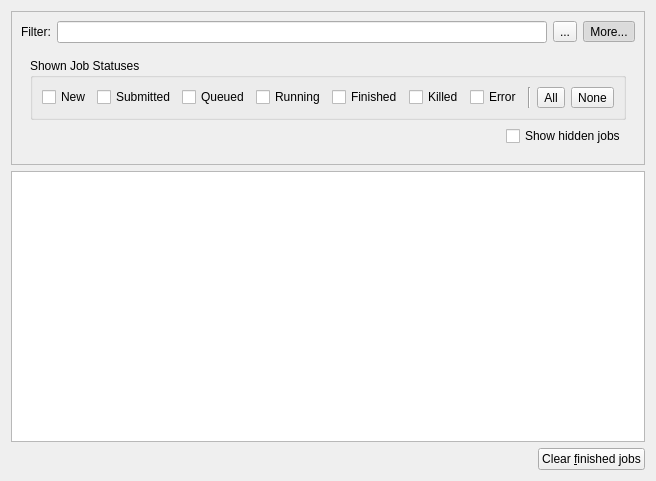
<?xml version="1.0" encoding="UTF-8"?>
<ui version="4.0">
 <class>JobTableWidget</class>
 <widget class="QWidget" name="JobTableWidget">
  <property name="geometry">
   <rect>
    <x>0</x>
    <y>0</y>
    <width>652</width>
    <height>481</height>
   </rect>
  </property>
  <property name="windowTitle">
   <string>Form</string>
  </property>
  <layout class="QVBoxLayout" name="verticalLayout_3">
   <item>
    <layout class="QVBoxLayout" name="verticalLayout_4">
     <item>
      <widget class="QFrame" name="filterBar">
       <property name="sizePolicy">
        <sizepolicy hsizetype="Preferred" vsizetype="Minimum">
         <horstretch>0</horstretch>
         <verstretch>0</verstretch>
        </sizepolicy>
       </property>
       <property name="frameShape">
        <enum>QFrame::StyledPanel</enum>
       </property>
       <property name="frameShadow">
        <enum>QFrame::Raised</enum>
       </property>
       <layout class="QVBoxLayout" name="verticalLayout_2">
        <item>
         <layout class="QHBoxLayout" name="horizontalLayout_6">
          <item>
           <widget class="QLabel" name="label">
            <property name="text">
             <string>Filter:</string>
            </property>
            <property name="buddy">
             <cstring>filterEdit</cstring>
            </property>
           </widget>
          </item>
          <item>
           <widget class="QLineEdit" name="filterEdit">
            <property name="toolTip">
             <string>&lt;html&gt;&lt;head/&gt;&lt;body&gt;&lt;p&gt;Filter jobs from the table.&lt;/p&gt;&lt;p&gt;Each whitespace separated term will be used to restrict which jobs are displayed in the job table. Entries in the table that match terms here will be displayed. Terms beginning with '-' will negate the match.&lt;/p&gt;&lt;p&gt;For example, the filter &amp;quot;water -opt&amp;quot; will match a job with the title &amp;quot;Water single point&amp;quot;, but not &amp;quot;Water geometry optimization&amp;quot;. Matches are made against all visible text in the job entry.&lt;/p&gt;&lt;/body&gt;&lt;/html&gt;</string>
            </property>
            <property name="frame">
             <bool>true</bool>
            </property>
           </widget>
          </item>
          <item>
           <widget class="QToolButton" name="toolButton_3">
            <property name="text">
             <string>...</string>
            </property>
            <property name="icon">
             <iconset theme="edit-delete">
              <normaloff/>
             </iconset>
            </property>
           </widget>
          </item>
          <item>
           <widget class="QToolButton" name="filterMore">
            <property name="text">
             <string>More...</string>
            </property>
            <property name="checkable">
             <bool>true</bool>
            </property>
            <property name="checked">
             <bool>true</bool>
            </property>
           </widget>
          </item>
         </layout>
        </item>
        <item>
         <widget class="QFrame" name="moreFilteringFrame">
          <property name="sizePolicy">
           <sizepolicy hsizetype="Preferred" vsizetype="Maximum">
            <horstretch>0</horstretch>
            <verstretch>0</verstretch>
           </sizepolicy>
          </property>
          <layout class="QVBoxLayout" name="verticalLayout">
           <item>
            <widget class="QGroupBox" name="groupBox">
             <property name="title">
              <string>Shown Job Statuses</string>
             </property>
             <layout class="QHBoxLayout" name="horizontalLayout_2">
              <item>
               <widget class="QCheckBox" name="filterStatusNew">
                <property name="text">
                 <string>New</string>
                </property>
               </widget>
              </item>
              <item>
               <widget class="QCheckBox" name="filterStatusSubmitted">
                <property name="text">
                 <string>Submitted</string>
                </property>
               </widget>
              </item>
              <item>
               <widget class="QCheckBox" name="filterStatusQueued">
                <property name="text">
                 <string>Queued</string>
                </property>
               </widget>
              </item>
              <item>
               <widget class="QCheckBox" name="filterStatusRunning">
                <property name="text">
                 <string>Running</string>
                </property>
               </widget>
              </item>
              <item>
               <widget class="QCheckBox" name="filterStatusFinished">
                <property name="text">
                 <string>Finished</string>
                </property>
               </widget>
              </item>
              <item>
               <widget class="QCheckBox" name="filterStatusKilled">
                <property name="text">
                 <string>Killed</string>
                </property>
               </widget>
              </item>
              <item>
               <widget class="QCheckBox" name="filterStatusError">
                <property name="text">
                 <string>Error</string>
                </property>
               </widget>
              </item>
              <item>
               <spacer name="horizontalSpacer_2">
                <property name="orientation">
                 <enum>Qt::Horizontal</enum>
                </property>
                <property name="sizeHint" stdset="0">
                 <size>
                  <width>40</width>
                  <height>20</height>
                 </size>
                </property>
               </spacer>
              </item>
              <item>
               <widget class="Line" name="line">
                <property name="orientation">
                 <enum>Qt::Vertical</enum>
                </property>
               </widget>
              </item>
              <item>
               <widget class="QToolButton" name="filterStatusAll">
                <property name="sizePolicy">
                 <sizepolicy hsizetype="Minimum" vsizetype="Fixed">
                  <horstretch>0</horstretch>
                  <verstretch>0</verstretch>
                 </sizepolicy>
                </property>
                <property name="text">
                 <string>All</string>
                </property>
               </widget>
              </item>
              <item>
               <widget class="QToolButton" name="filterStatusNone">
                <property name="sizePolicy">
                 <sizepolicy hsizetype="Minimum" vsizetype="Fixed">
                  <horstretch>0</horstretch>
                  <verstretch>0</verstretch>
                 </sizepolicy>
                </property>
                <property name="text">
                 <string>None</string>
                </property>
               </widget>
              </item>
             </layout>
            </widget>
           </item>
           <item>
            <layout class="QHBoxLayout" name="horizontalLayout">
             <item>
              <spacer name="horizontalSpacer_3">
               <property name="orientation">
                <enum>Qt::Horizontal</enum>
               </property>
               <property name="sizeHint" stdset="0">
                <size>
                 <width>40</width>
                 <height>20</height>
                </size>
               </property>
              </spacer>
             </item>
             <item>
              <widget class="QCheckBox" name="filterShowHidden">
               <property name="toolTip">
                <string>&lt;html&gt;&lt;head/&gt;&lt;body&gt;&lt;p&gt;Toggle whether hidden jobs are displayed.&lt;/p&gt;&lt;p&gt;Clients that submit large numbers of automated jobs may wish to hide them from the default job view by setting the &amp;quot;hideFromGui&amp;quot; flag. This overrides the client request and includes such jobs in the table. &lt;/p&gt;&lt;/body&gt;&lt;/html&gt;</string>
               </property>
               <property name="text">
                <string>Show hidden jobs</string>
               </property>
              </widget>
             </item>
            </layout>
           </item>
          </layout>
         </widget>
        </item>
       </layout>
      </widget>
     </item>
     <item>
      <widget class="MoleQueue::JobView" name="table">
       <property name="sizePolicy">
        <sizepolicy hsizetype="Expanding" vsizetype="Expanding">
         <horstretch>0</horstretch>
         <verstretch>0</verstretch>
        </sizepolicy>
       </property>
       <property name="contextMenuPolicy">
        <enum>Qt::DefaultContextMenu</enum>
       </property>
       <property name="selectionMode">
        <enum>QAbstractItemView::ExtendedSelection</enum>
       </property>
       <property name="selectionBehavior">
        <enum>QAbstractItemView::SelectRows</enum>
       </property>
      </widget>
     </item>
    </layout>
   </item>
   <item>
    <layout class="QHBoxLayout" name="horizontalLayout_4">
     <item>
      <spacer name="horizontalSpacer">
       <property name="orientation">
        <enum>Qt::Horizontal</enum>
       </property>
       <property name="sizeHint" stdset="0">
        <size>
         <width>40</width>
         <height>20</height>
        </size>
       </property>
      </spacer>
     </item>
     <item>
      <widget class="QPushButton" name="push_clearFinished">
       <property name="text">
        <string>Clear &amp;finished jobs</string>
       </property>
      </widget>
     </item>
    </layout>
   </item>
  </layout>
 </widget>
 <customwidgets>
  <customwidget>
   <class>MoleQueue::JobView</class>
   <extends>QTableView</extends>
   <header>molequeue/jobview.h</header>
  </customwidget>
 </customwidgets>
 <tabstops>
  <tabstop>filterEdit</tabstop>
  <tabstop>toolButton_3</tabstop>
  <tabstop>filterMore</tabstop>
  <tabstop>table</tabstop>
  <tabstop>push_clearFinished</tabstop>
 </tabstops>
 <resources/>
 <connections>
  <connection>
   <sender>toolButton_3</sender>
   <signal>clicked()</signal>
   <receiver>filterEdit</receiver>
   <slot>clear()</slot>
   <hints>
    <hint type="sourcelabel">
     <x>584</x>
     <y>19</y>
    </hint>
    <hint type="destinationlabel">
     <x>457</x>
     <y>19</y>
    </hint>
   </hints>
  </connection>
  <connection>
   <sender>filterMore</sender>
   <signal>toggled(bool)</signal>
   <receiver>moreFilteringFrame</receiver>
   <slot>setVisible(bool)</slot>
   <hints>
    <hint type="sourcelabel">
     <x>633</x>
     <y>24</y>
    </hint>
    <hint type="destinationlabel">
     <x>656</x>
     <y>70</y>
    </hint>
   </hints>
  </connection>
 </connections>
</ui>
